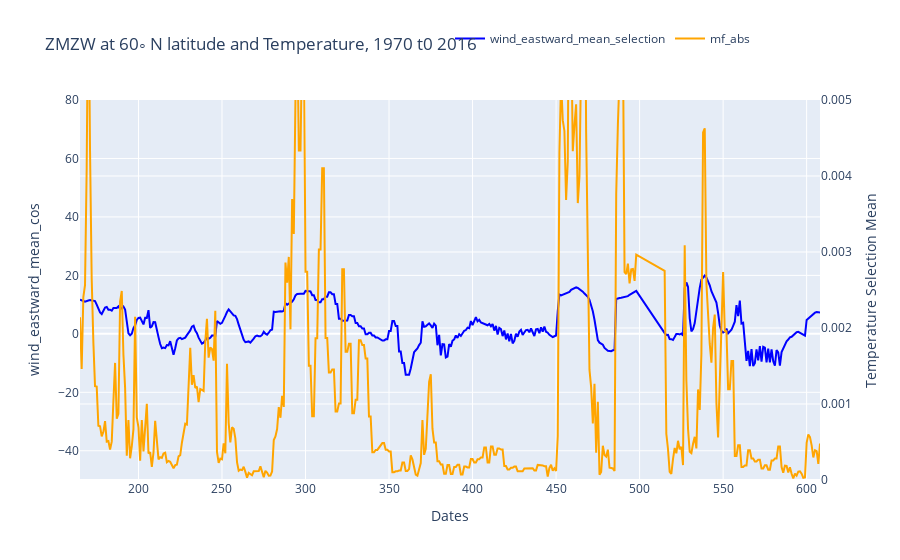

The notebook cell this image was saved under:
### Code cell
fig = go.Figure()

fig.add_trace(go.Scatter(x=df['index_'], y=df['wind_eastward_mean_cos'], name='wind_eastward_mean_selection', line=dict(color='blue')))
fig.add_trace(go.Scatter(x=df['index_'], y=df['mf_abs'], name='mf_abs', line=dict(color='orange'), yaxis='y2'))

# Set layout
fig.update_layout(
    yaxis=dict(
        range=[-50, 80],
        title='wind_eastward_mean_cos'
    )
    ,yaxis2=dict(
        range=[0, 0.005],
        title='Temperature Selection Mean',
        side='right',
        overlaying='y'
    )
    ,xaxis=dict(title='Dates'),
    title=f'ZMZW at 60◦ N latitude and Temperature, 1970 t0 2016',
    legend=dict(orientation="h", y=1.2, x=0.5))

# Show the plot
fig.show()

### Figure 1 — Plotly figure (JSON) as saved in the notebook; plotly's stock layout.template omitted (floating-point values rounded to 4 significant figures; data arrays with more than 128 entries replaced by an {"elided": "..."} marker saying what was removed)
{"data": [{"line": {"color": "blue"}, "name": "wind_eastward_mean_selection", "type": "scatter", "x": {"elided": "426 int values"}, "y": {"elided": "426 float values"}}, {"line": {"color": "orange"}, "name": "mf_abs", "type": "scatter", "x": {"elided": "426 int values"}, "y": {"elided": "426 float values"}, "yaxis": "y2"}], "layout": {"legend": {"orientation": "h", "x": 0.5, "y": 1.2}, "title": {"text": "ZMZW at 60◦ N latitude and Temperature, 1970 t0 2016"}, "xaxis": {"title": {"text": "Dates"}}, "yaxis": {"range": [-50, 80], "title": {"text": "wind_eastward_mean_cos"}}, "yaxis2": {"overlaying": "y", "range": [0, 0.005], "side": "right", "title": {"text": "Temperature Selection Mean"}}}}
